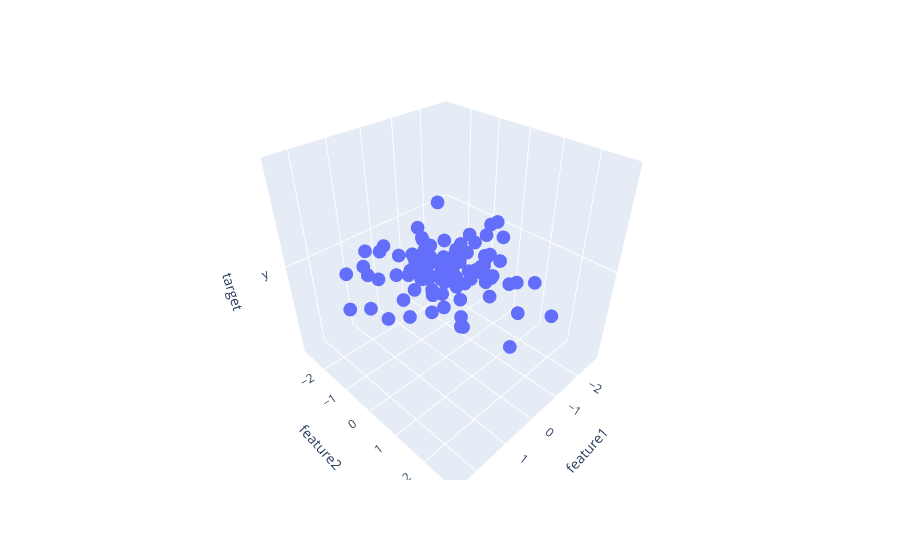

Here is the notebook cell this chart was saved with:
### Code cell
fig = px.scatter_3d(df, x='feature1', y='feature2', z='target')
fig.show()

### Figure 1 — Plotly figure (JSON) as saved in the notebook; plotly's stock layout.template omitted (floating-point values rounded to 4 significant figures)
{"data": [{"hovertemplate": "feature1=%{x}<br>feature2=%{y}<br>target=%{z}<extra></extra>", "legendgroup": "", "marker": {"color": "#636efa", "symbol": "circle"}, "mode": "markers", "name": "", "scene": "scene", "showlegend": false, "type": "scatter3d", "x": [-0.9039, 1.13, -0.6631, 0.8348, -0.5895, -1.055, -0.262, -1.734, -2.56, 0.1397, 1.757, -0.9243, 2.143, 0.5005, 0.1857, 2.088, 0.8078, 0.8078, -0.4518, 1.266, 0.1384, 0.9586, -0.399, -2.279, -1.539, -0.1589, -0.05808, -0.6097, -0.7458, -2.42, 0.6454, 0.9956, 0.5435, 0.2129, 0.583, -0.9215, 1.713, -2.044, -1.16, -0.05368, 0.914, -1.219, 0.4605, -2.806, -0.5011, 0.2537, -0.5882, -0.801, 2.487, 0.09211, 0.697, 1.412, -0.06399, -0.4922, -1.03, 0.08456, -1.219, 0.3066, 0.5502, 0.04793, 0.03103, 0.2811, -0.5572, 1.155, 0.2437, -0.2474, 0.5921, 1.426, -0.9727, 0.3443, 0.3074, -0.698, -0.6279, -0.1864, -0.019, -0.0601, 0.9251, -1.244, 0.3643, -0.3116, -0.6376, -0.4523, 0.1185, -0.6112, -1.028, 0.8945, -0.7195, -0.2262, 0.706, 0.1437, 0.1819, -0.184, 0.3148, -0.4075, 0.009326, 1.266, -1.383, 1.332, -1.339, -0.3155], "y": [0.4681, 1.688, -0.3704, 0.432, -1.168, -0.4825, -0.005579, -0.811, -0.7572, 0.136, -1.669, -0.5424, -0.188, 0.9961, -0.5295, 0.3572, -2.168, 0.3996, -0.5222, 0.8637, -0.5093, 0.9298, -0.3301, -0.06285, -0.4317, -0.38, 1.394, 0.4515, 1.408, -2.795, 0.5531, -0.01615, -0.6775, 0.5947, -0.1963, 1.498, 0.6398, -0.464, 0.2955, 2.225, -0.7721, 1.806, -0.1098, -0.7177, 0.4714, 0.1086, -0.07023, 0.4436, -0.4931, -1.045, 0.2667, -1.261, 0.07718, 2.811, -1.084, -0.7538, -0.6479, -0.5167, -1.886, -1.128, -1.188, 0.2702, -0.2949, 1.645, -0.5781, 0.6238, -0.2325, 0.08969, -2.095, -0.1366, -2.023, -1.619, 0.9434, -0.005116, 0.6425, 0.3138, 1.429, 0.1846, -0.3896, -1.104, -1.515, 0.3602, -0.626, 0.706, -0.2398, 2.78, 0.9127, -0.7793, -0.5626, -0.03324, -0.9132, 0.01304, -1.391, 0.961, -0.1167, -1.635, 0.2433, -0.9436, 0.6205, -0.151], "z": ["y", "y", "y", "y", "y", "y", "y", "y", "y", "y", "y", "y", "y", "y", "y", "y", "y", "y", "y", "y", "y", "y", "y", "y", "y", "y", "y", "y", "y", "y", "y", "y", "y", "y", "y", "y", "y", "y", "y", "y", "y", "y", "y", "y", "y", "y", "y", "y", "y", "y", "y", "y", "y", "y", "y", "y", "y", "y", "y", "y", "y", "y", "y", "y", "y", "y", "y", "y", "y", "y", "y", "y", "y", "y", "y", "y", "y", "y", "y", "y", "y", "y", "y", "y", "y", "y", "y", "y", "y", "y", "y", "y", "y", "y", "y", "y", "y", "y", "y", "y"]}], "layout": {"legend": {"tracegroupgap": 0}, "margin": {"t": 60}, "scene": {"domain": {"x": [0, 1], "y": [0, 1]}, "xaxis": {"title": {"text": "feature1"}}, "yaxis": {"title": {"text": "feature2"}}, "zaxis": {"title": {"text": "target"}}}}}
